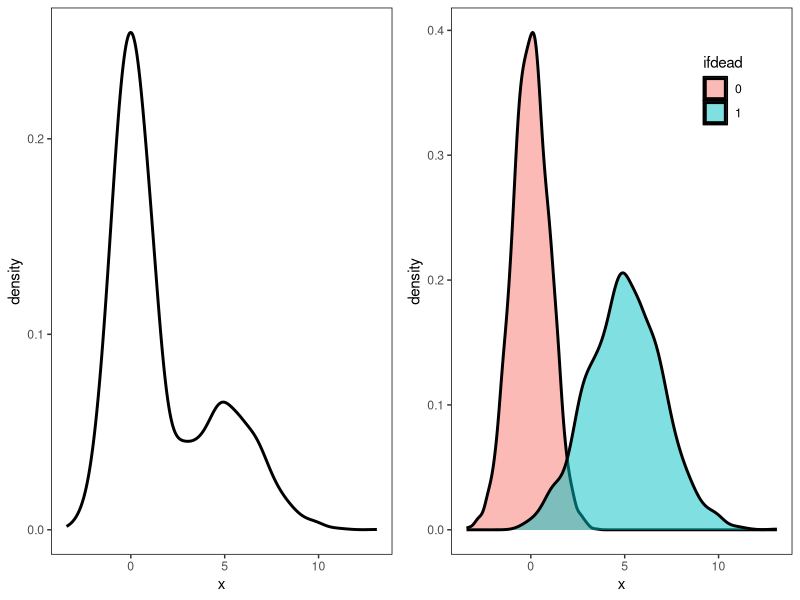
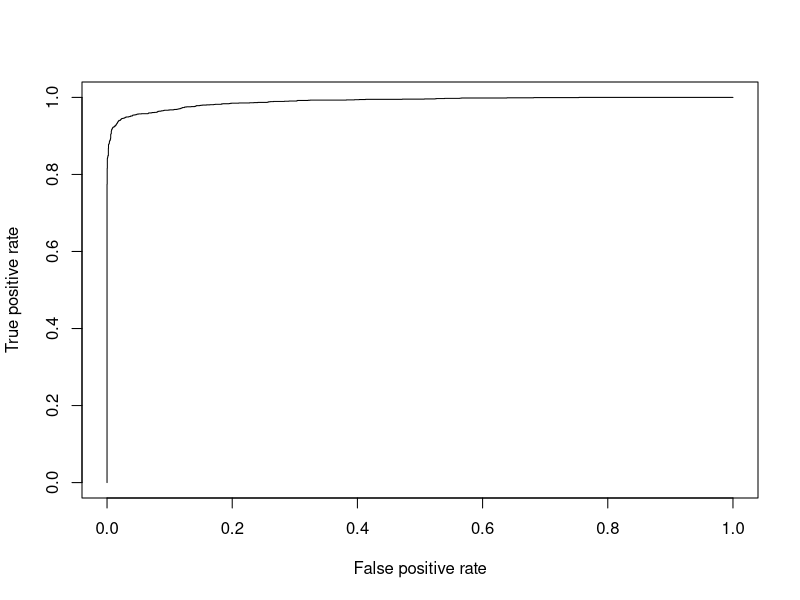
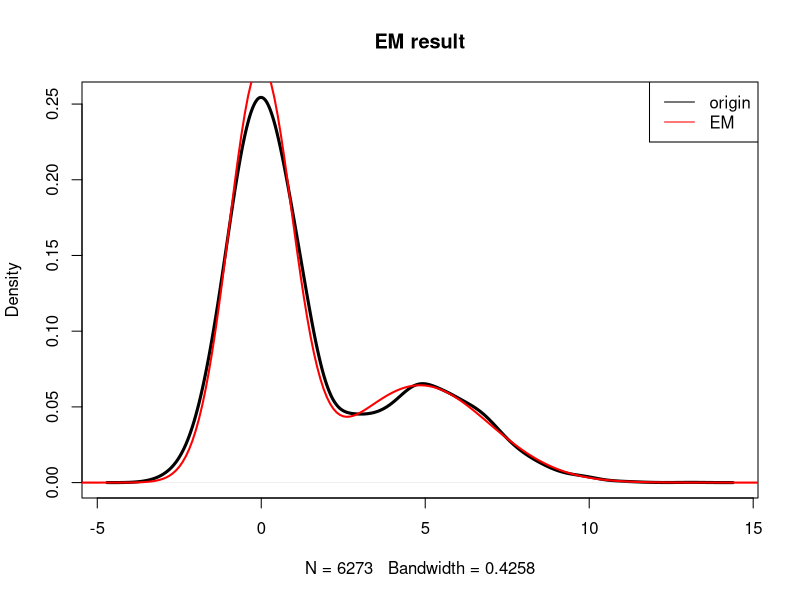
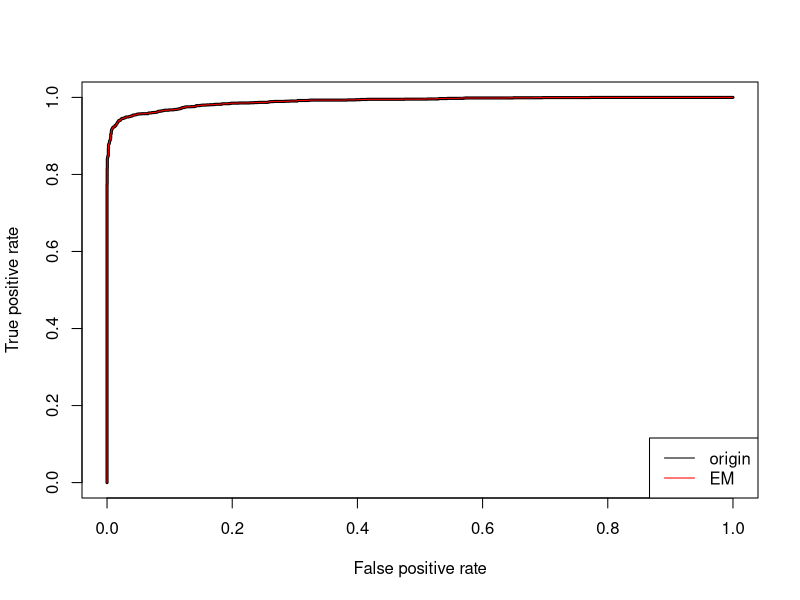
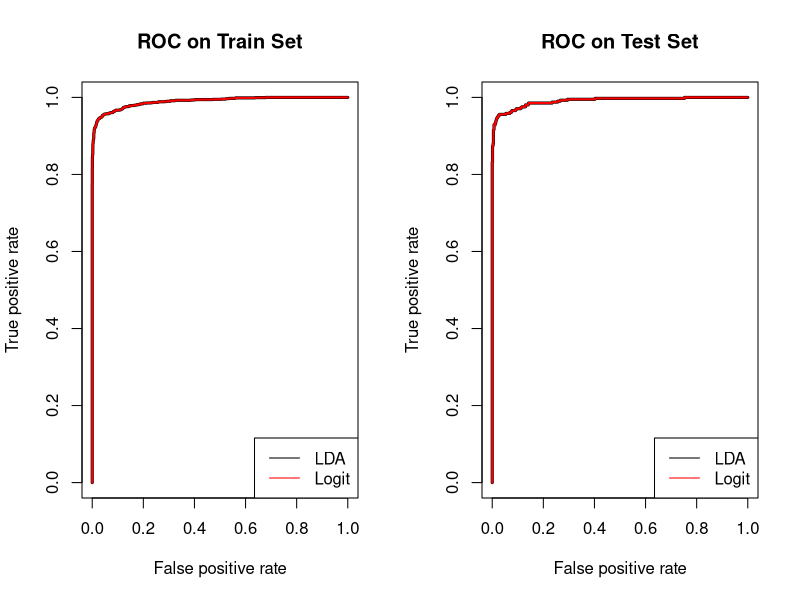

Write R code to recreate these figures, in order.
library(ggplot2)
library(ggpubr)
library(ROCR)
library(MASS)

df <- read.csv('./mydata.csv')
death_list <- df$hospital_expire_flag
len <- length(death_list)
set.seed(13579) 

# Q4.1 --------------------------------------------------------------------


mu <- c(5,0)
sd <- c(2,1)

Gaussian_random <- vector()
norm1_list <- vector()
norm2_list <- vector()

for (i in c(1:len))
{
  if (death_list[i])
  {
    temp <- rnorm(n=1,mean=mu[1],sd=sd[1])
    Gaussian_random[i] <- temp
    norm1_list <- c(norm1_list,temp)
  }
  else
  {
    temp <- rnorm(n=1,mean=mu[2],sd=sd[2])
    Gaussian_random[i] <- temp
    norm2_list <- c(norm2_list,temp)
  }
}

df1 <- data.frame(guassian=Gaussian_random,ifdead=as.character(death_list))

pic1 <- ggplot(data = df1,mapping = aes(x = guassian))+
          geom_density(alpha=0.5,size=1)+labs(x="x")+
          theme(panel.grid=element_blank(), panel.background=element_rect(fill='transparent', color='black'),legend.position = c(0.15,0.85))

pic2 <- ggplot(data = df1,mapping = aes(x = guassian,fill = ifdead))+
          geom_density(alpha=0.5,size=1)+labs(x="x")+
          theme(panel.grid=element_blank(), panel.background=element_rect(fill='transparent', color='black'),legend.position = c(0.8,0.85))


ggarrange(pic1,pic2,ncol = 2)



# Q4.2 --------------------------------------------------------------------
f0 <- dnorm(Gaussian_random,mean=mu[2],sd=sd[2])
f1 <- dnorm(Gaussian_random,mean=mu[1],sd=sd[1])
f <- f1 / (f0 + f1)

# type1_error <- 0.05
# z_score <- qnorm((1 - type1_error / 2),mean=mu[2],sd=sd[2])
# quantile <- (z_score - ((mu[1] - mu[2]) * sqrt(len - sum(death_list)) / sd[2]))
# type2_error <- pnorm(quantile)

error_1 <- 0
error_2 <- 0
for (i in c(1:len))
{
  if (death_list[i])
  {
    if (f[i] < 0.5)
      error_1 <- error_1 + 1
  }
  else
  {
    if (f[i] >= 0.5)
      error_2 <- error_2 + 1
  }
}

# type1_error = 0.05572139
type1_error <- error_1 / sum(death_list)
# type2_error = 0.02275393
type2_error <- error_2 / (len - sum(death_list))

pred <- ifelse(f >= 0.5, "P", "N")
df2 <- data.frame(ifdead=death_list, pred=pred, f=f)

tab <- xtabs(~ifdead+pred,data = df2)

#       pred
# ifdead    N    P
#      0 4166   97
#      1  112 1898

TP <- tab[2,2]
FP <- tab[1,2]
TN <- tab[1,1]
FN <- tab[2,1]
precision <- TP / (TP + FP)
recall <- TP / (TP +FN)
# F1 = 0.9478152
F1 <- 2 * precision * recall / (precision + recall)


pred1 <- prediction(predictions = df2$f,labels = df2$ifdead,label.ordering = c(0,1))
# AUC = 0.9896805
auc <- performance(pred1, "auc")@y.values[[1]]
pref <-  performance(pred1,"tpr","fpr")
plot(pref)


# Q4.3 --------------------------------------------------------------------

mu_eva <- c(4, 3)
sd_eva <- c(2, 1)
lambda_eva <- 0.1
gamma1_eva <- vector()
gamma2_eva <- vector()
err <- 1000000

while(err > 0.05)
{
  # -------------- E step --------------
  for (i in c(1:len))
  {
    temp_1 <- lambda_eva * dnorm(Gaussian_random[i], mean=mu_eva[1], sd=sd_eva[1])
    temp_2 <- (1 - lambda_eva) * dnorm(Gaussian_random[i], mean=mu_eva[2], sd=sd_eva[2])
    # calculate the probability of each point belong to each Gaussian
    # sum to 1
    gamma1_eva[i] <- temp_1 / (temp_1 + temp_2)
    gamma2_eva[i] <- 1 - gamma1_eva[i]
  }
  # -------------- M step --------------
  # the number of points each Gaussian has
  n_1 <- sum(gamma1_eva) + 0.001
  n_2 <- sum(gamma2_eva) + 0.001
  
  # backup old value
  lambda_before <- lambda_eva
  mu_before <- mu_eva
  sd_before <- sd_eva
  
  # update the ratio of each Gaussian in completed data
  lambda_eva <- round((n_1 / len), 2)
  
  # update the mean of each Gaussian
  mu_eva[1] <- sum(gamma1_eva * Gaussian_random) / n_1
  mu_eva[2] <- sum(gamma2_eva * Gaussian_random) / n_2
  
  # update the std of each Gaussian
  sd_eva[1] <- sqrt(sum(gamma1_eva * (Gaussian_random - mu_eva[1]) ^ 2) / n_1)
  sd_eva[2] <- sqrt(sum(gamma2_eva * (Gaussian_random - mu_eva[2]) ^ 2) / n_2)
  
  # calculate the error
  err <- sum(abs(mu_eva - mu_before)) + sum(abs(sd_eva - sd_before))
}
mu_eva
sd_eva
lambda_eva

x <- seq(-20,20,0.1)
re <- lambda_eva*dnorm(x,mu_eva[1],sd_eva[1]) + (1-lambda_eva)*dnorm(x,mu_eva[2],sd_eva[2])
plot(density(df1$guassian), main="EM result",lwd=3)
lines(x,re,col="red",lwd=2)
legend("topright",legend = c("origin", "EM"), lwd=1, col = c("black", "red"))

# lambda = 0.32  lambda_eva = 0.34
# mu = c(5,0)    mu_eva = c(4.8399788 -0.0249322)
# sd = c(2,1)    sd_eva = c(2.1099803 0.9673895)
f0_ <- dnorm(Gaussian_random,mean=mu_eva[2],sd=sd_eva[2])
f1_ <- dnorm(Gaussian_random,mean=mu_eva[1],sd=sd_eva[1])
f_ <- f1_ / (f0_ + f1_)
pred_ <- ifelse(f_ >= 0.5, "P", "N")
df3 <- data.frame(ifdead=death_list, pred=pred_, f=f_)

tab_ <- xtabs(~ifdead+pred_,data = df3)
#       pred_
# ifdead    N    P
#      0 4128  135
#      1  102 1908

# label.ordering = c(negative, positive)
pred2 <- prediction(predictions = f_,labels = df3$ifdead,label.ordering = c(0,1))
auc_ <- performance(pred2, "auc")@y.values[[1]]
pref_ <-  performance(pred2,"tpr","fpr")
plot(pref_,lwd=3)
lines(pref@x.values[[1]],pref@y.values[[1]],col="red")
legend("bottomright",legend = c("origin", "EM"), lwd=1, col = c("black", "red"))


# Q4.4 --------------------------------------------------------------------

ratio <- 0.8
split_point <- ceiling(ratio * len)
data_set <- data.frame(ifdead=death_list, gau_rand=Gaussian_random)
train_set <- data_set[1:split_point,]
test_set <- data_set[(split_point + 1):len,]
rownames(test_set) <- c(1:dim(test_set)[1])

# Linear/Fisher Discriminant Analysis
fit_lda  <- lda(ifdead ~ gau_rand, data = train_set)
lda_train_result <- as.numeric(
  predict(fit_lda)$posterior[,2]) / 
  (predict(fit_lda)$posterior[,1] + predict(fit_lda)$posterior[,2])
lda_test_result <- as.numeric(
  predict(fit_lda, test_set)$posterior[,2] / 
    (predict(fit_lda, test_set)$posterior[,1] + predict(fit_lda, test_set)$posterior[,2]))

pred_lda_train <- prediction(predictions = lda_train_result,labels = train_set$ifdead,label.ordering = c(0,1))
pred_lda_test <- prediction(predictions = lda_test_result,labels = test_set$ifdead,label.ordering = c(0,1))
pref_lda_train <-  performance(pred_lda_train,"tpr","fpr")
pref_lda_test <-  performance(pred_lda_test,"tpr","fpr")

# logit
fit_logit <- glm(ifdead ~ -1+gau_rand, family = binomial(link = "logit"), data = train_set)
logit_train_result <- predict.glm(fit_logit, type="response")
logit_test_result <- predict.glm(fit_logit, test_set, type="response")

pred_logit_train <- prediction(predictions = logit_train_result,labels = train_set$ifdead,label.ordering = c(0,1))
pred_logit_test <- prediction(predictions = logit_test_result,labels = test_set$ifdead,label.ordering = c(0,1))
pref_logit_train <-  performance(pred_logit_train,"tpr","fpr")
pref_logit_test <-  performance(pred_logit_test,"tpr","fpr")

# ROC
attach(mtcars)
opar <- par(no.readonly = TRUE)
par(mfrow=c(1, 2))

plot(pref_lda_train,lwd=3,main="ROC on Train Set")
lines(pref_logit_train@x.values[[1]],pref_logit_train@y.values[[1]],col="red",lwd=2)
legend("bottomright",legend = c("LDA", "Logit"), lwd=1, col = c("black", "red"))

plot(pref_lda_test,lwd=3,main="ROC on Test Set")
lines(pref_logit_test@x.values[[1]],pref_logit_test@y.values[[1]],col="red",lwd=2)
legend("bottomright",legend = c("LDA", "Logit"), lwd=1, col = c("black", "red"))

par(opar)
detach(mtcars)
